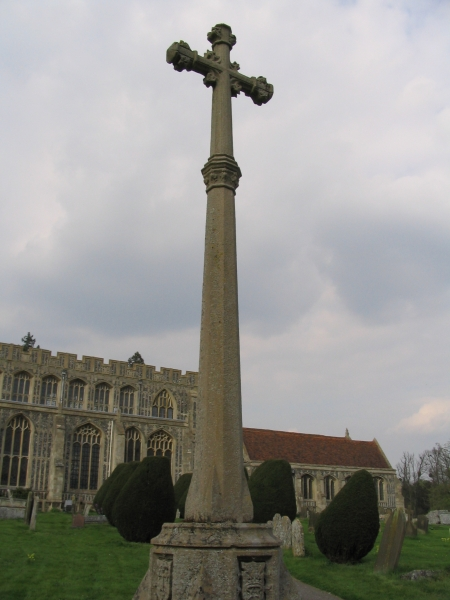
#> input picture data/imgs/cross.jpg, 450 x 600 px
$ python poisson_blending.py --tgt_path data/imgs/cross.jpg
#> lines starting #> are read from the running program, lines starting #| are printed output that depends on the picture; after the words box and inside, x2 and y2 are one past the last pixel; in counts of white or black regions, pixels touching at a corner belong together
import cv2
import numpy as np
import matplotlib.pyplot as plt
import scipy.sparse
from scipy.sparse.linalg import spsolve
import argparse


# Pad the image to the size of the target image
def add_padding(im_tgt, img):
    pad_top = (im_tgt.shape[0] - img.shape[0]) // 2
    pad_bottom = im_tgt.shape[0] - img.shape[0] - pad_top
    pad_left = (im_tgt.shape[1] - img.shape[1]) // 2
    pad_right = im_tgt.shape[1] - img.shape[1] - pad_left
    return cv2.copyMakeBorder(img, pad_top, pad_bottom, pad_left, pad_right, cv2.BORDER_CONSTANT, value=0)


# As suggested in https://hingxyu.medium.com/gradient-domain-fusion-using-poisson-blending-8a7dc1bbaa7b
# To prevent the inside mask area is in the border (edge case)
def add_img_border(im_src, im_tgt, im_mask):
    # Add a 1-pixel symmetric buffer if the valid pixels in the mask are on the edge of the source image
    im_src = cv2.copyMakeBorder(im_src, 1, 1, 1, 1, cv2.BORDER_CONSTANT, value=0)
    im_tgt = cv2.copyMakeBorder(im_tgt, 1, 1, 1, 1, cv2.BORDER_CONSTANT, value=0)
    im_mask = cv2.copyMakeBorder(im_mask, 1, 1, 1, 1, cv2.BORDER_CONSTANT, value=0)

    return im_src, im_tgt, im_mask


def calculate_laplacian_matrix(rows, cols):
    D = scipy.sparse.lil_matrix((cols, cols))
    D.setdiag(4)
    D.setdiag(-1, -1)
    D.setdiag(-1, 1)
    A = scipy.sparse.block_diag([D] * rows).tolil()
    A.setdiag(-1, 1 * cols)
    A.setdiag(-1, -1 * cols)
    return A, A.tocsc()


def create_vector(img, rgb):
    return img[:, :, rgb].flatten()


def create_rgb_vectors(img):
    return [create_vector(img, rgb) for rgb in range(img.shape[2])]


def solve_poisson_equation(A, B, rows, cols):
    tmp = spsolve(A, B)
    tmp = tmp.reshape((rows, cols))
    tmp[tmp > 255] = 255
    tmp[tmp < 0] = 0
    return tmp.astype('uint8')


def poisson_blend(im_src, im_tgt, im_mask, center):
    # Add padding to images
    im_src = add_padding(im_tgt, im_src)
    im_mask = add_padding(im_tgt, im_mask)
    im_src, im_tgt, im_mask = add_img_border(im_src, im_tgt, im_mask)

    # Get the new dimensions of target image
    rows, cols = im_tgt.shape[:2]

    # Flatten matrices
    mask_vector = im_mask.flatten()
    src_vectors = create_rgb_vectors(im_src)
    tgt_vectors = create_rgb_vectors(im_tgt)

    # Create laplacian matrix
    A, laplacian = calculate_laplacian_matrix(rows, cols)

    # Outside the blending part (according to mask)
    # we want to create I matrix
    for y in range(1, rows - 1):
        for x in range(1, cols - 1):
            # The value of blending part im mask is 1 and outside is 0
            if im_mask[y, x] == 0:
                k = x + y * cols
                A[k, k] = 1
                A[k, k - 1] = A[k, k + 1] = 0
                A[k, k - cols] = A[k, k + cols] = 0
    A = A.tocsc()

    for rgb in range(im_src.shape[2]):
        B = laplacian.dot(src_vectors[rgb])

        # Outside the mask we put target pixels as it is
        outside_mask_pixels = np.where(mask_vector == 0)
        B[outside_mask_pixels] = tgt_vectors[rgb][outside_mask_pixels]

        im_tgt[:, :, rgb] = solve_poisson_equation(A, B, rows, cols)

    im_blend = im_tgt[1:-1, 1:-1, :]
    return im_blend


def parse():
    parser = argparse.ArgumentParser()
    parser.add_argument('--src_path', type=str, default='./data/imgs/cross.jpg', help='image file path')
    parser.add_argument('--mask_path', type=str, default='./data/generated_mask/cross_5.png', help='mask file path')
    parser.add_argument('--tgt_path', type=str, default='./data/bg/table.jpg', help='mask file path')
    return parser.parse_args()


if __name__ == "__main__":
    # Load the source and target images
    args = parse()

    im_tgt = cv2.imread(args.tgt_path, cv2.IMREAD_COLOR)
#> im_tgt is the input picture: shape (600, 450, 3); mean B, G, R 142.4, 147, 147.4
    im_src = cv2.imread(args.src_path, cv2.IMREAD_COLOR)
    if args.mask_path == '':
        im_mask = np.full(im_src.shape, 255, dtype=np.uint8)
    else:
        im_mask = cv2.imread(args.mask_path, cv2.IMREAD_GRAYSCALE)
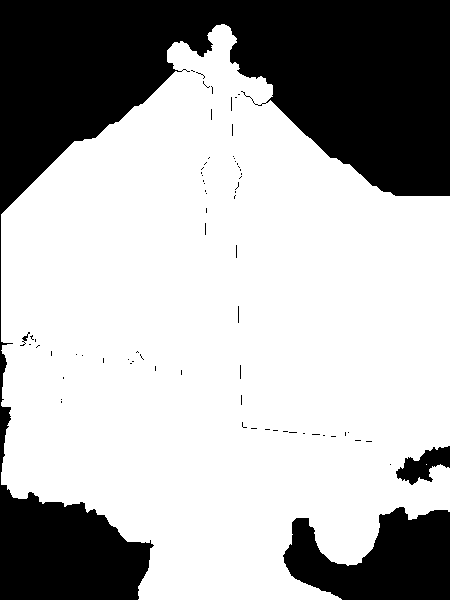
#> input picture data/generated_mask/cross_5.png, 450 x 600 px
#> im_mask: shape (600, 450); 68.5% white; 72 black regions (68 under 20 px), largest, box (x1, y1, x2, y2) and area: (0, 0, 450, 600) 73312, (283, 507, 450, 600) 10311, (396, 446, 450, 485) 1073, (20, 332, 30, 346) 36
        im_mask = cv2.threshold(im_mask, 0, 255, cv2.THRESH_BINARY)[1]

    center = (int(im_tgt.shape[0] / 2), int(im_tgt.shape[1] / 2))
#> center = (300, 225)

    im_clone = poisson_blend(im_src, im_tgt, im_mask, center)
#> in add_img_border, `im_src = cv2.copyMakeBorder(im_src, 1, 1, 1, 1, cv2.BORDER_CONSTANT, v..`:
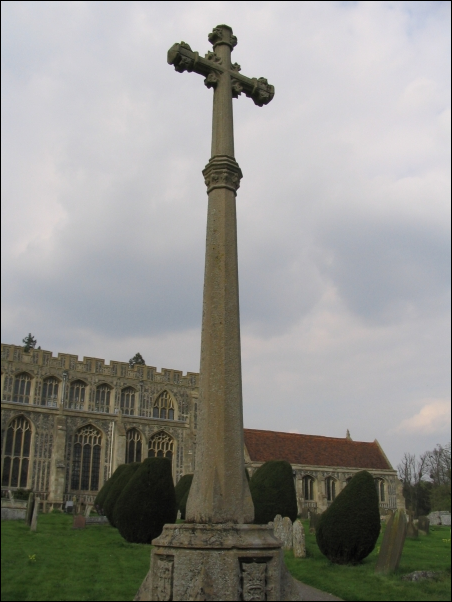
#> im_src: shape (602, 452, 3); mean of channels 0, 1, 2 141.3, 145.9, 146.2; drawn as B, G, R
#> in add_img_border, `im_mask = cv2.copyMakeBorder(im_mask, 1, 1, 1, 1, cv2.BORDER_CONSTANT,..`:
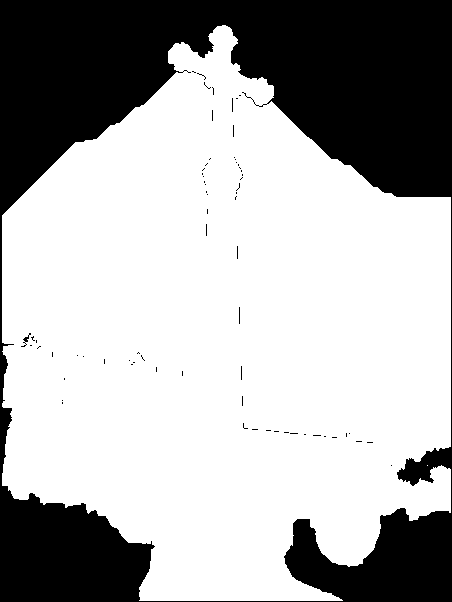
#> im_mask: shape (602, 452); 68% white; 70 black regions (68 under 20 px), largest, box (x1, y1, x2, y2) and area: (0, 0, 452, 602) 86800, (21, 333, 31, 347) 36
#> in poisson_blend, `src_vectors = create_rgb_vectors(im_src)`: src_vectors = 3 items
#> the loop in poisson_blend, `for rgb in range(im_src.shape[2]):` made 3 passes
#> pass 1, in solve_poisson_equation, `tmp = tmp.reshape((rows, cols))`:
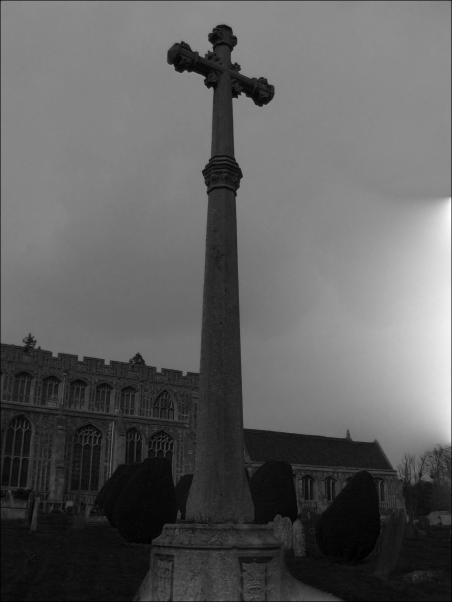
#> tmp: shape (602, 452) float64; min 4.01, max 402.9, mean 154.3; drawn with min black and max white
#> pass 2, in solve_poisson_equation (call 2), `tmp = tmp.reshape((rows, cols))`:
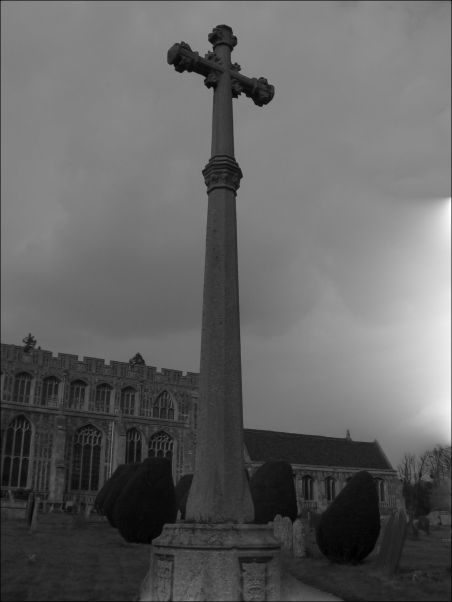
#> tmp: shape (602, 452) float64; min 4.09, max 399.9, mean 159; drawn with min black and max white
#> after the loop in poisson_blend, `for rgb in range(im_src.shape[2]):`:
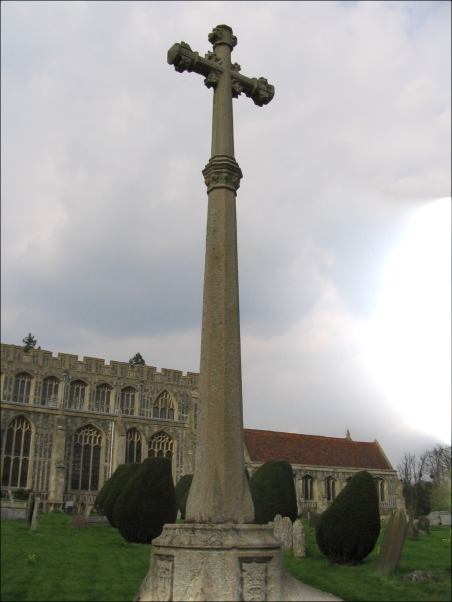
#> im_tgt: shape (602, 452, 3); mean of channels 0, 1, 2 150.9, 156, 156.4; drawn as B, G, R
#> in poisson_blend, `im_blend = im_tgt[1:-1, 1:-1, :]`:
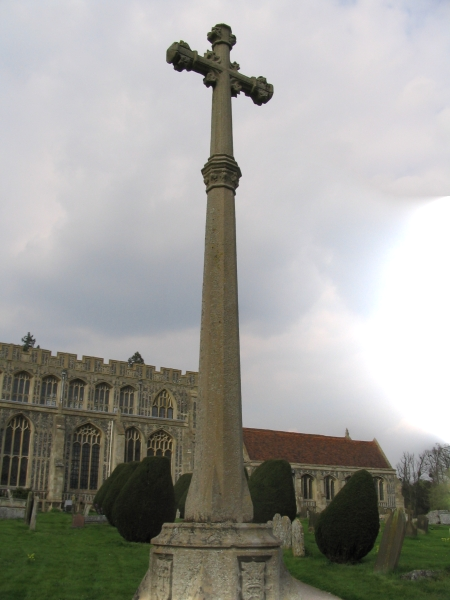
#> im_blend: shape (600, 450, 3); mean of channels 0, 1, 2 151.4, 156.6, 157; drawn as B, G, R

    cv2.imshow('Cloned image', im_clone)
    cv2.waitKey(0)
    cv2.destroyAllWindows()
